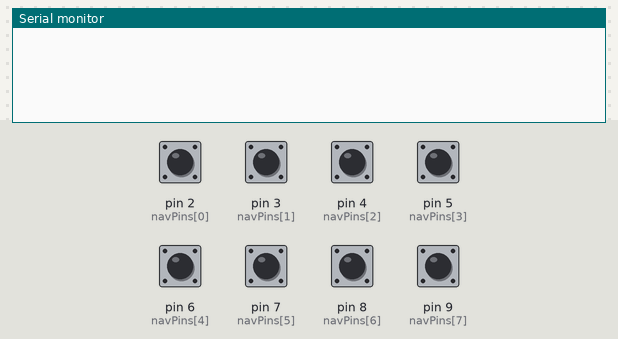
Simulated run of this sketch. Board: Arduino Uno, built with avr-gcc and run on an emulated ATmega328P. Parts: the last lines printed to the serial monitor. The test bench sets the inputs (shaded band); at power-on: pin 2 (navPins[0]), pin 3 (navPins[1]), pin 4 (navPins[2]), pin 5 (navPins[3]), pin 6 (navPins[4]), pin 7 (navPins[5]), pin 8 (navPins[6]), pin 9 (navPins[7]) HIGH.

Above: at 1.2 s.
1.3 s: pin 2 (navPins[0]) pulled LOW for 0.15 s
At 2.0 s:
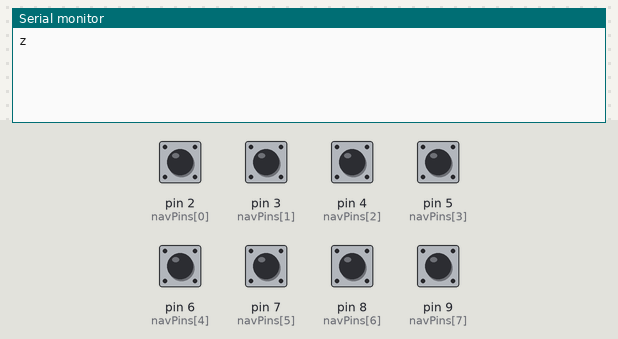
2.9 s: pin 3 (navPins[1]) pulled LOW for 0.15 s
At 3.2 s:
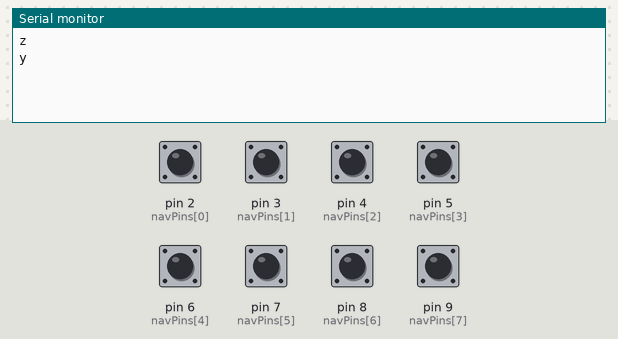
4.5 s: pin 4 (navPins[2]) pulled LOW for 0.15 s
At 5.7 s:
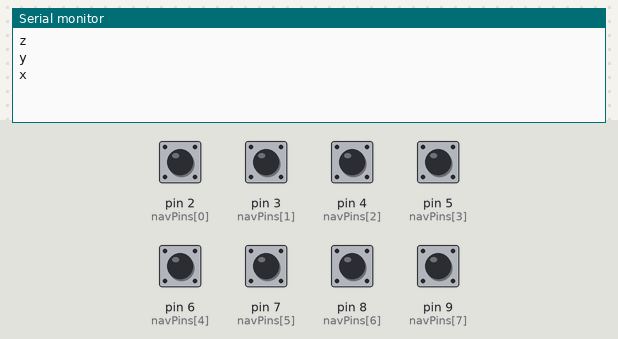
6.1 s: pin 5 (navPins[3]) pulled LOW for 0.15 s
At 6.9 s:
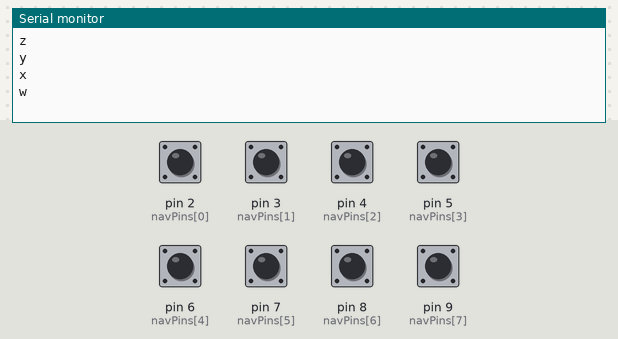
7.7 s: pin 6 (navPins[4]) pulled LOW for 0.15 s
At 8.1 s:
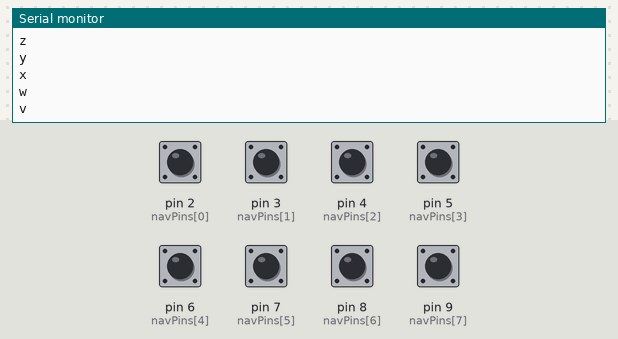
9.3 s: pin 7 (navPins[5]) pulled LOW for 0.15 s
At 10.5 s:
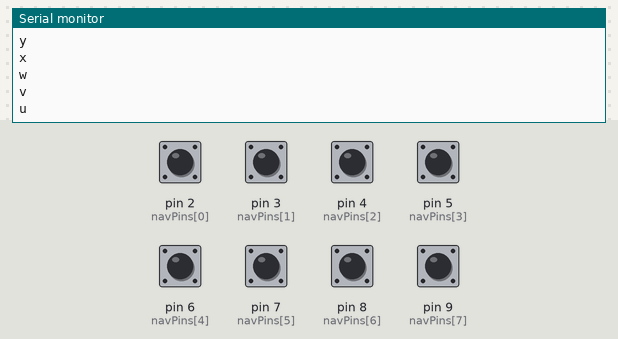

The sketch:

physicalControls.ino
```cpp
#include <Keypad.h>

// Define the keypad layout
const byte ROWS = 4;
const byte COLS = 4;
char keys[ROWS][COLS] = {
    {'1', '2', '3', 'd'},
    {'4', '5', '6', 'c'},
    {'7', '8', '9', ' '},
    {' ', '0', ' ', 'e'}};
byte rowPins[ROWS] = {9, 8, 7, 6}; // Connect row pins to these Arduino pins
byte colPins[COLS] = {2, 3, 4, 5}; // Connect column pins to these Arduino pins

// Create the Keypad object
Keypad keypad = Keypad(makeKeymap(keys), rowPins, colPins, ROWS, COLS);

// Define the button pins
const int navPins[8] = {2, 3, 4, 5, 6, 7, 8, 9};

void setup()
{
    // Start the serial communication
    Serial.begin(9600);

    // Configure the button pins as input and enable the internal pull-up resistors
    for (int i = 0; i < 8; i++)
    {
        pinMode(navPins[i], INPUT_PULLUP);
    }
}

void checkNavButtons()
{
    // Check the state of each button
    for (int i = 0; i < 8; i++)
    {
        int buttonState = digitalRead(navPins[i]);
        // If the button is pressed (the pin is LOW because the buttons connect the pin to GND when pressed)
        if (buttonState == LOW)
        {
            // Print the corresponding letter. Start from 'z' and subtract i
            Serial.println((char)('z' - i));
            // Debouncing: Wait a bit before the next read to avoid reading multiple presses if the button bounces
            delay(20);
            // Wait for the button to be released to avoid repeating the digit while the button is pressed
            while (digitalRead(navPins[i]) == LOW)
            {
                delay(20);
            }
        }
    }
}

void loop()
{
    checkNavButtons();
}
```

Measured:
- after the input at 1.3 s, the serial monitor: prints a new line at once (image 1)
- after the input at 2.9 s, the serial monitor: prints a new line at once (image 2)
- after the input at 4.5 s, the serial monitor: prints a new line at once (image 3)
- after the input at 6.1 s, the serial monitor: prints a new line at once (image 4)
- after the input at 7.7 s, the serial monitor: prints a new line at once (image 5)
- after the input at 9.3 s, the serial monitor: prints a new line at once (image 6)
